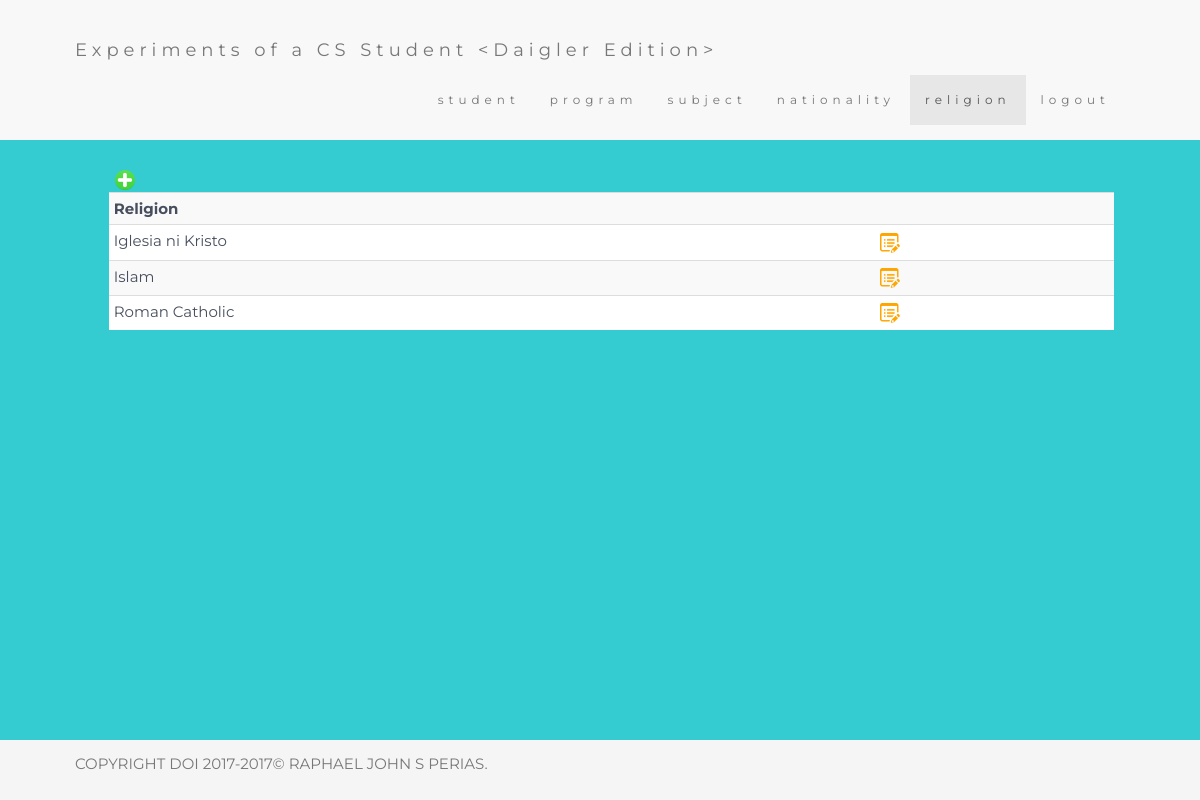
The page /Pages/religion.php (signed in) on the database its author committed.
### tables this page shows
CREATE TABLE `religion` (
  `name` varchar(60) DEFAULT NULL,
  `id` int(11) NOT NULL
);

### Pages/connecter.php (the view, shortened to what this page needs)
<?php
$link = mysqli_connect('localhost', 'encoder', 'encoder', 'school');
function editJS($result)
{
    $result = "['" . implode("', '", array_keys($result)) . "']";
    return false;
}
function checkEditPermissions($tableName, $switcher)
{
    $permissions = $_SESSION['permit' . $tableName];
    return (bool)$permissions[$switcher];
}
function addingPermissions($tableName)
{
    if (checkEditPermissions($tableName, 1))
        echo '<button type="button" class="btn-xs btn btn-link col-md-offset-1" data-toggle="modal" data-target="#exampleModal" data-whatever="@mdo"><img src="Images/add.png"></button>';
}
function laziness($table, $tableName)
{
    if (checkEditPermissions($tableName, 0)) {
        global $link;
        $query = 'SELECT ' . $table;
        $result = mysqli_query($link, $query);
        while ($row = mysqli_fetch_array($result, MYSQL_ASSOC)) {
            echo '<tr>';
            foreach (array_keys($row) as $paramName) {
                echo '<td id="' . $paramName . $row['id'] . '"';
                if ($paramName == 'id' || $paramName == 'pword')
                    echo ' class="hide"';
                echo '>' . $row[$paramName] . '</td>';
            }
            if (checkEditPermissions($tableName, 2))
                echo '<td><button class="btn-xs btn btn-link" onclick=edit(' . $row['id'] . ')><img src="Images/edit.png"></button></td>';
            echo '</tr>';
        }
    }
}
function headerMaker($page)
{
    foreach (array('student',
                 'program',
                 'subject',
                 'nationality',
                 'religion',
                 'grade',
                 'account') as $tables) {
        if (checkEditPermissions($tables, 0)) {
            echo '<li';
            if ($tables == $page)
                echo ' class="active"';
            echo '><a href="' . $tables . '">' . $tables . '</a></li>';
        }
    }
    echo '<li><a href="logout.php">logout</a></li>';
}

### Pages/3.3.7/css/rjstrap.css (style rules this page uses)
img { width: 20px; height: 20px; }
body { font: 400 15px "Montserrat", sans-serif; line-height: 1.8; background-color: #34cbd1; }

### rows shown on the page
religion: name "Iglesia ni Kristo"
religion: name "Islam"
religion: name "Roman Catholic"

### other values the page prints
$tables "student"
$tables "program"
$tables "subject"
$tables "nationality"
$tables "religion"
